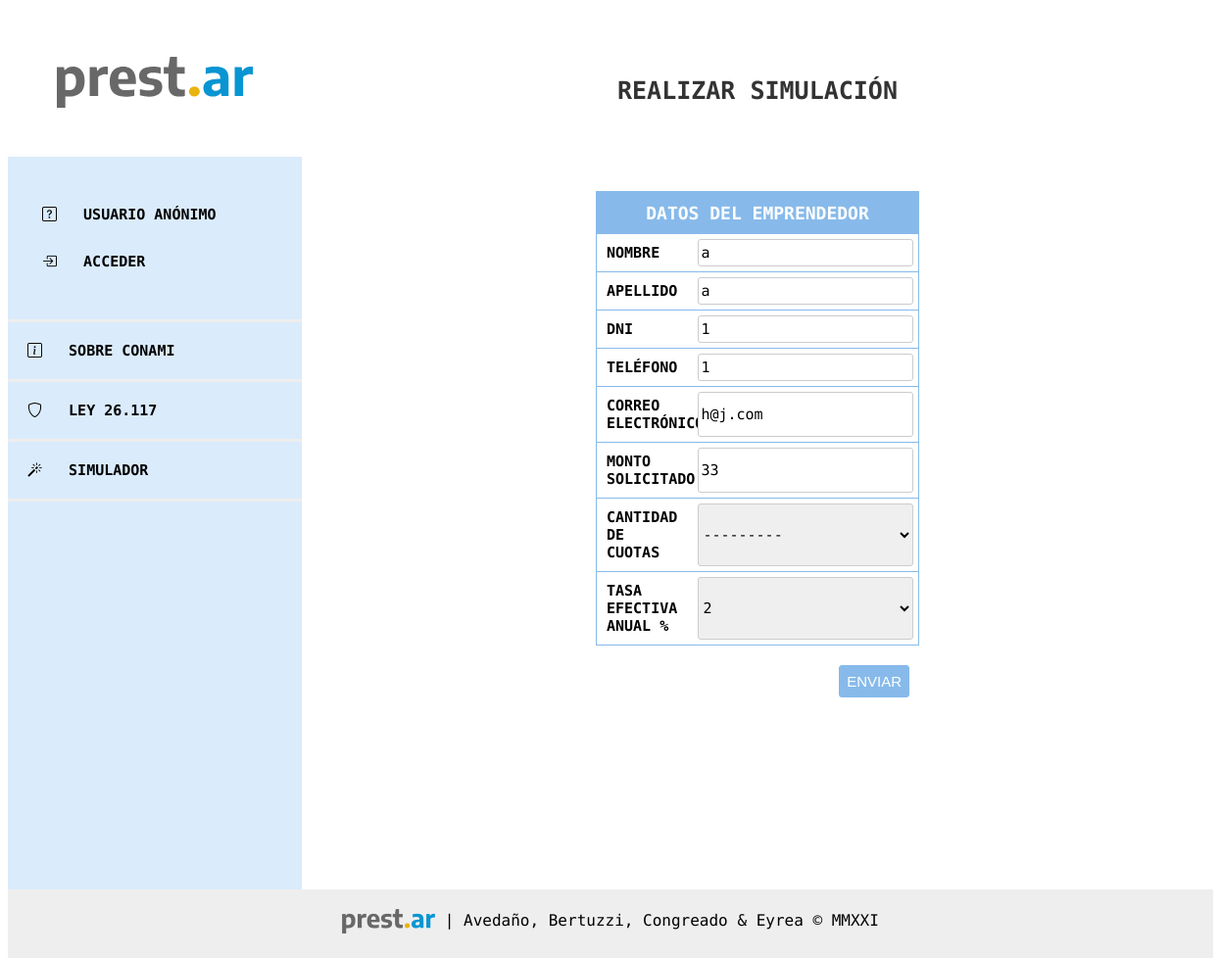
/simulador/14/edit/, run on an earlier commit of the app's database.
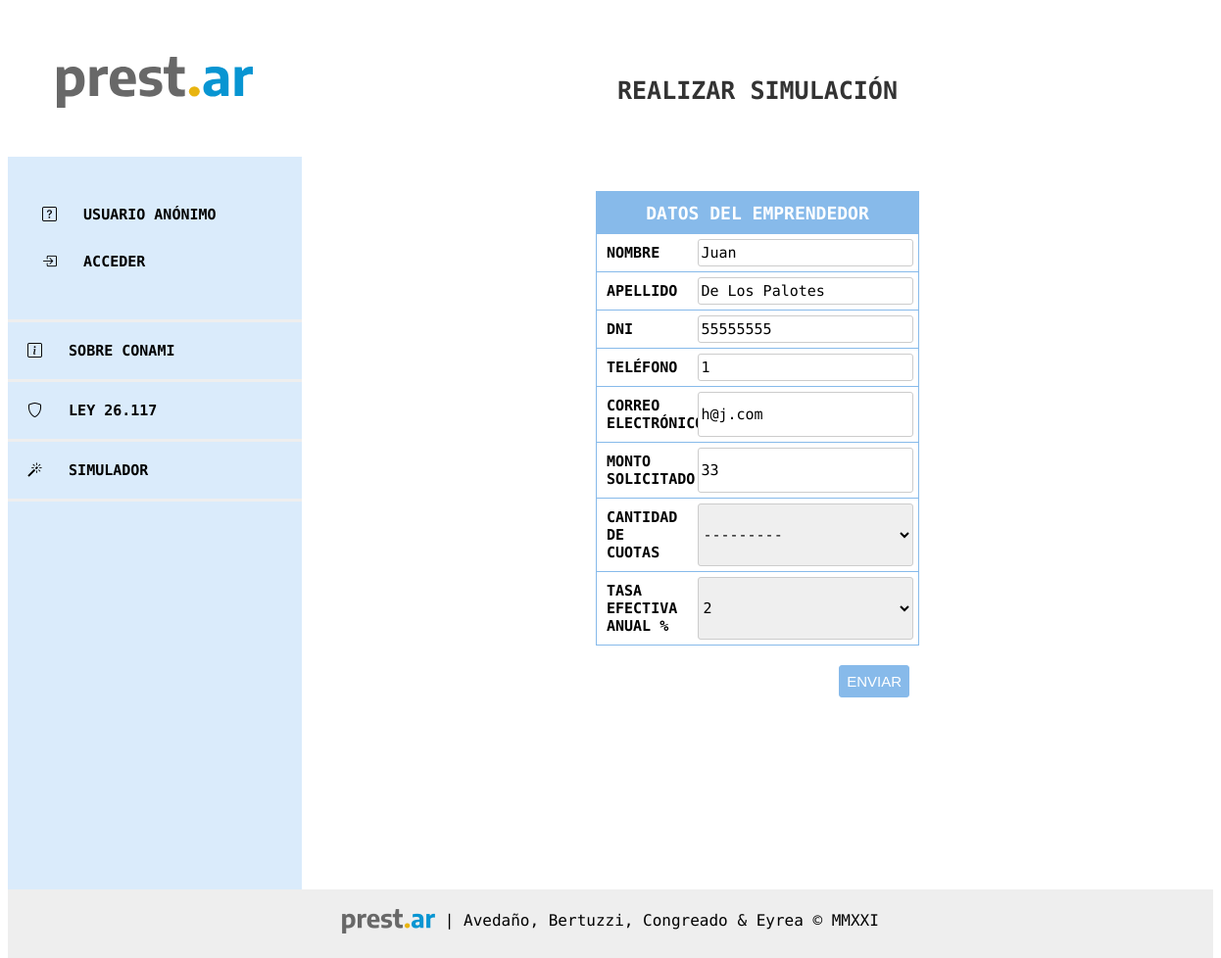
And on a later commit of the database.
### prestamos/models.py (models this page shows, shortened)
class Simulacion(models.Model):
    CUOTAS_LISTA = [
        ('1', '1'),
        ('3', '3'),
        ('6', '6'),
        ('9', '9'),
        ('12', '12'),
        ('18', '18'),
        ('24', '24'),
    ]
    smvm = models.ForeignKey(
        SMVM, on_delete=models.CASCADE, null=True, default=1)
    author = models.ForeignKey(
        settings.AUTH_USER_MODEL, on_delete=models.CASCADE, null=True)  # Acá tiene que quedar el null=True porque se tiene que poder hacer simulaciones sin registrarse
    nombre = models.CharField(max_length=200)
    apellido = models.CharField(max_length=200)
    dni = models.IntegerField(validators=[
                              MaxValueValidator(99999999)])
    importe_solicitado = models.PositiveIntegerField()
    created_date = models.DateTimeField(
        default=timezone.now)
    tasa_anual = models.ForeignKey(
        TasaInteres, on_delete=models.CASCADE, null=True, default=1)
    cant_cuotas = models.CharField(max_length=200, choices=CUOTAS_LISTA)
    telefono = models.CharField(max_length=200)
    email = models.CharField(max_length=200)
    cuota_final = models.DecimalField(
        decimal_places=2, max_digits=9, null=True)

### prestamos/views.py (the view)
# urls.py: path('simulador/<int:pk>/edit/', views.simulacion_edit, name='simulacion_edit'),
def simulacion_edit(request, pk):
    simulacion = get_object_or_404(Simulacion, pk=pk)
    if request.method == "POST":
        form = SimulacionForm(request.POST, instance=simulacion)
        if form.is_valid():
            simulacion = form.save(commit=False)
            simulacion.save()
            return redirect('simulacion_detail', pk=simulacion.pk)
    else:
        form = SimulacionForm(instance=simulacion)
    return render(request, 'simulador/simulacion_edit.html', {'form': form})

### prestamos/forms.py
class SimulacionForm(forms.ModelForm):
    class Meta:
        model = Simulacion
        fields = ['apellido', 'nombre', 'telefono', 'email', 'importe_solicitado',
                  'cant_cuotas', 'tasa_anual', 'dni']

### prestamos/models.py (called while the page is built)
    def __str__(self):
        return '{}'.format(self.tasa)

### prestamos/templates/simulador/simulacion_edit.html (shortened to what this page needs)
{% extends 'base.html' %}
{% block content %}
<header>
	REALIZAR SIMULACIÓN
</header>
<main>
    <form target="_self"  method="POST" class="simulacion-form">{% csrf_token %}
			<div class="caja">
     			<div class="grid-item titulo">DATOS DEL EMPRENDEDOR</div>
                 {% if user.is_authenticated %}
                <div class="grid-item texto">NOMBRE</div>
                <div class="grid-input"><input readonly {{ form.nombre }}</div>
                <div class="grid-item texto">APELLIDO</div>
                <div class="grid-input"><input readonly {{ form.apellido }}</div>
                <div class="grid-item texto">DNI</div>
                <div class="grid-input"><input readonly {{ form.dni }}</div>
                <div class="grid-item texto">TELÉFONO</div>
                <div class="grid-input"><input readonly {{ form.telefono }}</div>
                <div class="grid-item texto">CORREO ELECTRÓNICO</div>
                <div class="grid-input"><input readonly {{ form.email }}</div>
                {% else %}
                <div class="grid-item texto">NOMBRE</div>
                <div class="grid-input"> {{ form.nombre }}</div>
                <div class="grid-item texto">APELLIDO</div>
                <div class="grid-input">{{ form.apellido }}</div>
                <div class="grid-item texto">DNI</div>
                <div class="grid-input">{{ form.dni }}</div>
                <div class="grid-item texto">TELÉFONO</div>
                <div class="grid-input">{{ form.telefono }}</div>
                <div class="grid-item texto">CORREO ELECTRÓNICO</div>
                <div class="grid-input">{{ form.email }}</div>
                {% endif %}
                <div class="grid-item texto">MONTO SOLICITADO</div>
                <div class="grid-input">{{ form.importe_solicitado }}</div>
                <div class="grid-item texto">CANTIDAD DE CUOTAS</div>
                <div class="grid-input">{{ form.cant_cuotas }}</div>
                <div class="grid-item texto">TASA EFECTIVA ANUAL %</div>
                <div class="grid-input">{{ form.tasa_anual }}</div>
			</div>
		        <button type="button" class="save btn btn-outline-primary">ENVIAR</button>
	</form>
</main>
{% endblock %}

What changed in the data, as far as the page shows it:
changed Simulacion "h@j.com": nombre "a" → "Juan"; apellido "a" → "De Los Palotes"; dni "1" → "55555555"
